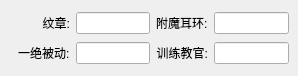
    <widget class="QWidget" name="tab2">
     <attribute name="title">
      <string>进图补正</string>
     </attribute>
     <widget class="QWidget" name="layoutWidget">
      <property name="geometry">
       <rect>
        <x>18</x>
        <y>10</y>
        <width>271</width>
        <height>57</height>
       </rect>
      </property>
      <layout class="QGridLayout" name="gridLayout">
       <item row="0" column="0">
        <widget class="QLabel" name="label_9">
         <property name="text">
          <string>纹章:</string>
         </property>
         <property name="alignment">
          <set>Qt::AlignRight|Qt::AlignTrailing|Qt::AlignVCenter</set>
         </property>
        </widget>
       </item>
       <item row="0" column="1">
        <widget class="QLineEdit" name="zj_xz">
         <property name="text">
          <string/>
         </property>
        </widget>
       </item>
       <item row="0" column="2">
        <widget class="QLabel" name="label_2">
         <property name="text">
          <string>附魔耳环:</string>
         </property>
        </widget>
       </item>
       <item row="0" column="3">
        <widget class="QLineEdit" name="zj_eh">
         <property name="text">
          <string/>
         </property>
        </widget>
       </item>
       <item row="1" column="0">
        <widget class="QLabel" name="label_7">
         <property name="text">
          <string>一绝被动:</string>
         </property>
        </widget>
       </item>
       <item row="1" column="1">
        <widget class="QLineEdit" name="zj_bd">
         <property name="text">
          <string/>
         </property>
        </widget>
       </item>
       <item row="1" column="2">
        <widget class="QLabel" name="label_4">
         <property name="text">
          <string>训练教官:</string>
         </property>
         <property name="alignment">
          <set>Qt::AlignRight|Qt::AlignTrailing|Qt::AlignVCenter</set>
         </property>
        </widget>
       </item>
       <item row="1" column="3">
        <widget class="QLineEdit" name="zj_gh">
         <property name="text">
          <string/>
         </property>
        </widget>
       </item>
      </layout>
     </widget>
    </widget>
